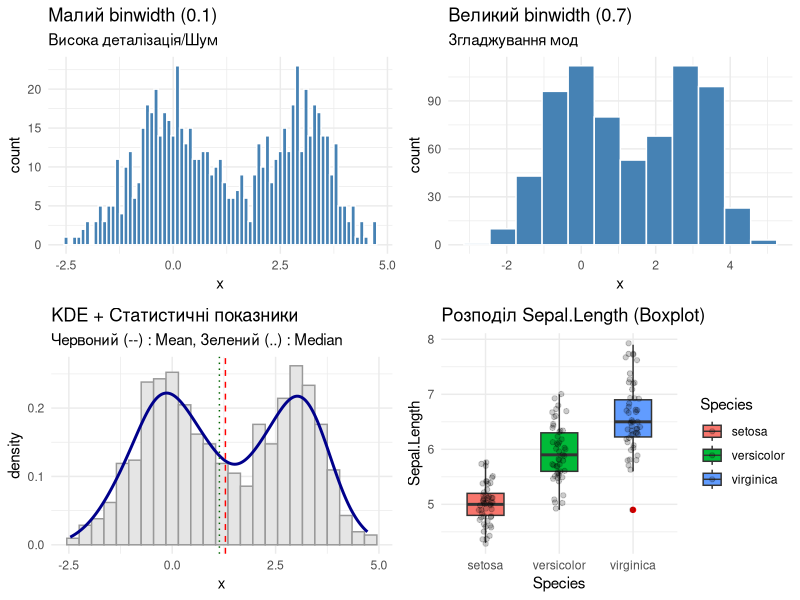
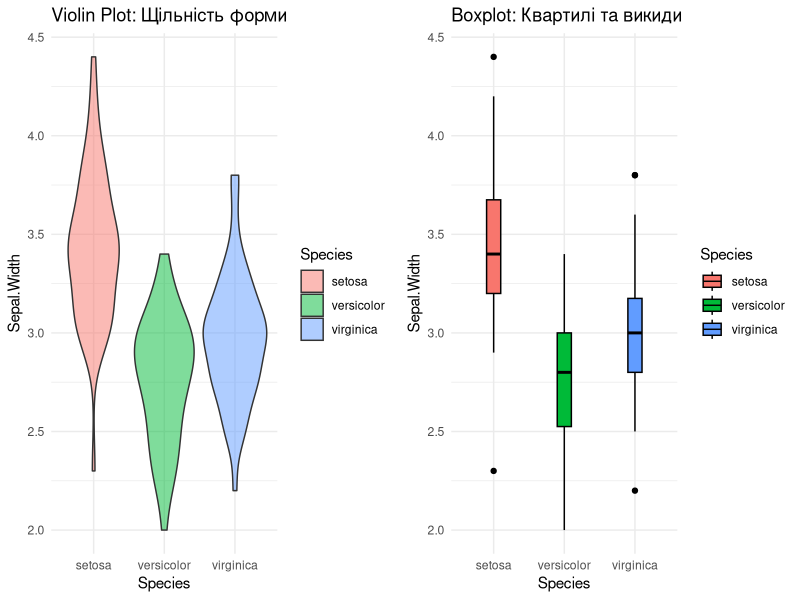

Here is the R script that generated these plots, in order:
# ==============================================================================
# Лабораторна робота №6
# Візуалізація розподілів (Гістограми, KDE, Boxplot)
# ==============================================================================

# --- 1. ПІДГОТОВКА СЕРЕДОВИЩА ---
# Створюємо папку для графіків, якщо її немає
dir_name <- "plots_lab6"
if (!dir.exists(dir_name)) {
  dir.create(dir_name)
}

packages <- c("ggplot2", "dplyr", "gridExtra")
to_install <- setdiff(packages, rownames(installed.packages()))
if(length(to_install)) install.packages(to_install)
lapply(packages, library, character.only = TRUE)

set.seed(123)

# --- 2. ПІДГОТОВКА ДАНИХ ---
data("faithful")
data("iris")
# Синтетичний двомодальний розподіл
df_mix <- data.frame(x = c(rnorm(400, 0, 1), rnorm(300, 3, 0.7)))

# --- 3. ГІСТОГРАМИ ТА KDE ---
# Порівняння параметрів бінінгу
p_bin1 <- ggplot(df_mix, aes(x)) + 
  geom_histogram(binwidth = 0.1, fill = "steelblue", color = "white") +
  labs(title = "Малий binwidth (0.1)", subtitle = "Висока деталізація/Шум") + theme_minimal()

p_bin2 <- ggplot(df_mix, aes(x)) + 
  geom_histogram(binwidth = 0.7, fill = "steelblue", color = "white") +
  labs(title = "Великий binwidth (0.7)", subtitle = "Згладжування мод") + theme_minimal()

# KDE з лініями середнього та медіани
m <- mean(df_mix$x); md <- median(df_mix$x)
p_kde <- ggplot(df_mix, aes(x, y = after_stat(density))) +
  geom_histogram(binwidth = 0.3, fill = "grey90", color = "grey60") +
  geom_density(color = "darkblue", linewidth = 1) +
  geom_vline(aes(xintercept = m), color = "red", linetype = "dashed") +
  geom_vline(aes(xintercept = md), color = "darkgreen", linetype = "dotted") +
  labs(title = "KDE + Статистичні показники", subtitle = "Червоний (--) : Mean, Зелений (..) : Median") + theme_minimal()

# --- 4. BOXPLOT ТА ПОРІВНЯННЯ ГРУП ---
p_box <- ggplot(iris, aes(x = Species, y = Sepal.Length, fill = Species)) +
  geom_boxplot(outlier.colour = "red", width = 0.5) +
  geom_jitter(width = 0.1, alpha = 0.2) +
  labs(title = "Розподіл Sepal.Length (Boxplot)") + theme_minimal()

# --- 5. ІНДИВІДУАЛЬНЕ ЗАВДАННЯ №9: VIOLIN VS BOXPLOT ---
p_violin <- ggplot(iris, aes(x = Species, y = Sepal.Width, fill = Species)) +
  geom_violin(alpha = 0.5) +
  labs(title = "Violin Plot: Щільність форми") + theme_minimal()

p_box_ind <- ggplot(iris, aes(x = Species, y = Sepal.Width, fill = Species)) +
  geom_boxplot(width = 0.2, color = "black") +
  labs(title = "Boxplot: Квартилі та викиди") + theme_minimal()

# --- 6. КОМПОНУВАННЯ ТА ЗБЕРЕЖЕННЯ В ПАПКУ ---
# Основні графіки
main_results <- grid.arrange(p_bin1, p_bin2, p_kde, p_box, ncol = 2)
# Індивідуальне завдання
individual_results <- grid.arrange(p_violin, p_box_ind, ncol = 2)

# Збереження
ggsave(file.path(dir_name, "1_distribution_analysis.png"), main_results, width = 12, height = 10)
ggsave(file.path(dir_name, "2_violin_vs_boxplot.png"), individual_results, width = 10, height = 5)

print(paste("Графіки збережено у папку:", dir_name))

sessionInfo()
